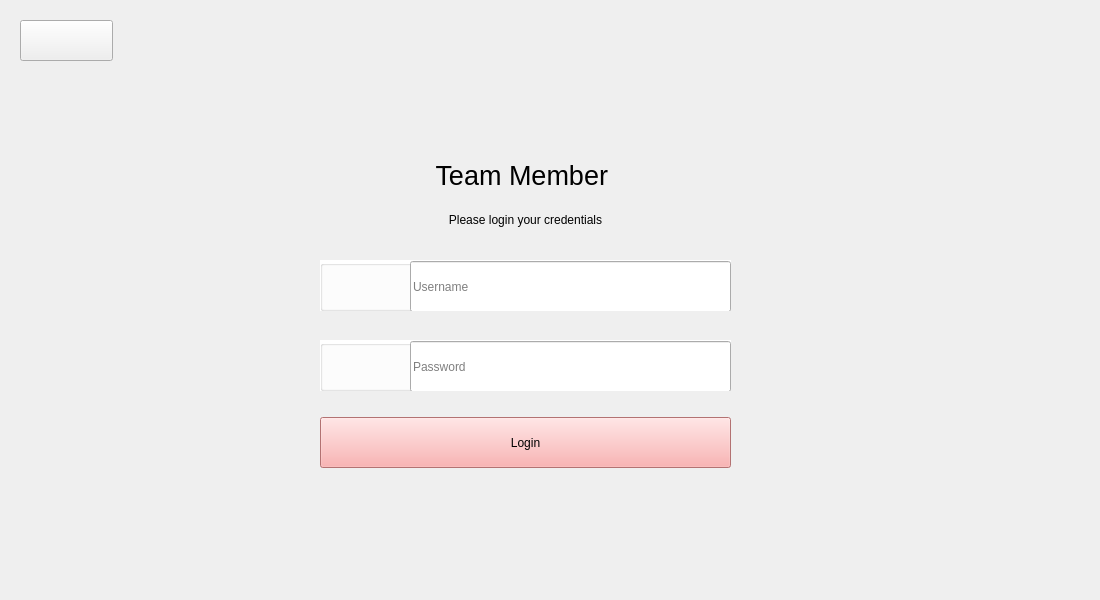
<?xml version="1.0" encoding="UTF-8"?>
<ui version="4.0">
 <class>MainWindow</class>
 <widget class="QMainWindow" name="MainWindow">
  <property name="geometry">
   <rect>
    <x>0</x>
    <y>0</y>
    <width>1100</width>
    <height>600</height>
   </rect>
  </property>
  <property name="windowTitle">
   <string>MainWindow</string>
  </property>
  <widget class="QWidget" name="centralwidget">
   <widget class="QWidget" name="loginMainWidget" native="true">
    <property name="enabled">
     <bool>true</bool>
    </property>
    <property name="geometry">
     <rect>
      <x>0</x>
      <y>0</y>
      <width>1101</width>
      <height>611</height>
     </rect>
    </property>
    <property name="styleSheet">
     <string notr="true">QWidget#loginMainWidget{
background: qlineargradient(x1:0, y1:1, x2:0, y2:0, 
    stop:0 #add8e6, stop:1 #ffffff);
}</string>
    </property>
    <widget class="QLabel" name="label_3">
     <property name="geometry">
      <rect>
       <x>480</x>
       <y>60</y>
       <width>91</width>
       <height>101</height>
      </rect>
     </property>
     <property name="text">
      <string/>
     </property>
     <property name="pixmap">
      <pixmap>../../OneDrive/Desktop/copy.png</pixmap>
     </property>
     <property name="scaledContents">
      <bool>true</bool>
     </property>
    </widget>
    <widget class="QGroupBox" name="groupBox">
     <property name="geometry">
      <rect>
       <x>320</x>
       <y>260</y>
       <width>411</width>
       <height>51</height>
      </rect>
     </property>
     <property name="styleSheet">
      <string notr="true">QGroupBox#groupBox{
background-color: white;
}
</string>
     </property>
     <property name="title">
      <string/>
     </property>
     <widget class="QLineEdit" name="MemberUsername">
      <property name="geometry">
       <rect>
        <x>90</x>
        <y>1</y>
        <width>321</width>
        <height>51</height>
       </rect>
      </property>
      <property name="styleSheet">
       <string notr="true">font: 10pt &quot;Arial&quot;;</string>
      </property>
      <property name="placeholderText">
       <string>Username</string>
      </property>
     </widget>
     <widget class="QLabel" name="label_4">
      <property name="geometry">
       <rect>
        <x>30</x>
        <y>10</y>
        <width>31</width>
        <height>31</height>
       </rect>
      </property>
      <property name="text">
       <string/>
      </property>
      <property name="pixmap">
       <pixmap>../../OneDrive/Desktop/user.png</pixmap>
      </property>
      <property name="scaledContents">
       <bool>true</bool>
      </property>
     </widget>
    </widget>
    <widget class="QGroupBox" name="groupBox2">
     <property name="geometry">
      <rect>
       <x>320</x>
       <y>340</y>
       <width>411</width>
       <height>51</height>
      </rect>
     </property>
     <property name="styleSheet">
      <string notr="true">QGroupBox#groupBox2{
background-color: white;
}
</string>
     </property>
     <property name="title">
      <string/>
     </property>
     <widget class="QLineEdit" name="MemberPassword">
      <property name="geometry">
       <rect>
        <x>90</x>
        <y>1</y>
        <width>321</width>
        <height>51</height>
       </rect>
      </property>
      <property name="toolTip">
       <string>&lt;html&gt;&lt;head/&gt;&lt;body&gt;&lt;p align=&quot;center&quot;&gt;&lt;br/&gt;&lt;/p&gt;&lt;/body&gt;&lt;/html&gt;</string>
      </property>
      <property name="styleSheet">
       <string notr="true">font: 10pt &quot;Arial&quot;;</string>
      </property>
      <property name="placeholderText">
       <string>Password</string>
      </property>
     </widget>
     <widget class="QLabel" name="label_5">
      <property name="geometry">
       <rect>
        <x>30</x>
        <y>10</y>
        <width>31</width>
        <height>31</height>
       </rect>
      </property>
      <property name="text">
       <string/>
      </property>
      <property name="pixmap">
       <pixmap>../../OneDrive/Desktop/lock.png</pixmap>
      </property>
      <property name="scaledContents">
       <bool>true</bool>
      </property>
     </widget>
    </widget>
    <widget class="QPushButton" name="MemberLoginBTN">
     <property name="geometry">
      <rect>
       <x>320</x>
       <y>417</y>
       <width>411</width>
       <height>51</height>
      </rect>
     </property>
     <property name="styleSheet">
      <string notr="true">QPushButton#MemberLoginBTN{
 	font: 87 8pt &quot;Segoe UI Black&quot;;
 background-color: #FAA0A0;
}</string>
     </property>
     <property name="text">
      <string>Login</string>
     </property>
    </widget>
    <widget class="QLabel" name="title">
     <property name="geometry">
      <rect>
       <x>320</x>
       <y>140</y>
       <width>411</width>
       <height>71</height>
      </rect>
     </property>
     <property name="styleSheet">
      <string notr="true">QLabel {
	font: 87 8pt &quot;Segoe UI Black&quot;;
color: black
}</string>
     </property>
     <property name="text">
      <string>&lt;html&gt;&lt;head/&gt;&lt;body&gt;&lt;p align=&quot;center&quot;&gt;&lt;span style=&quot; font-size:20pt;&quot;&gt;Team Member &lt;/span&gt;&lt;/p&gt;&lt;/body&gt;&lt;/html&gt;</string>
     </property>
    </widget>
    <widget class="QLabel" name="label">
     <property name="geometry">
      <rect>
       <x>320</x>
       <y>210</y>
       <width>411</width>
       <height>20</height>
      </rect>
     </property>
     <property name="text">
      <string>&lt;html&gt;&lt;head/&gt;&lt;body&gt;&lt;p align=&quot;center&quot;&gt;Please login your credentials&lt;/p&gt;&lt;/body&gt;&lt;/html&gt;</string>
     </property>
    </widget>
    <widget class="QPushButton" name="memberBackBTN">
     <property name="geometry">
      <rect>
       <x>20</x>
       <y>20</y>
       <width>93</width>
       <height>41</height>
      </rect>
     </property>
     <property name="text">
      <string/>
     </property>
     <property name="icon">
      <iconset>
       <normaloff>../../OneDrive/Desktop/back.png</normaloff>../../OneDrive/Desktop/back.png</iconset>
     </property>
    </widget>
   </widget>
  </widget>
 </widget>
 <resources/>
 <connections/>
</ui>
